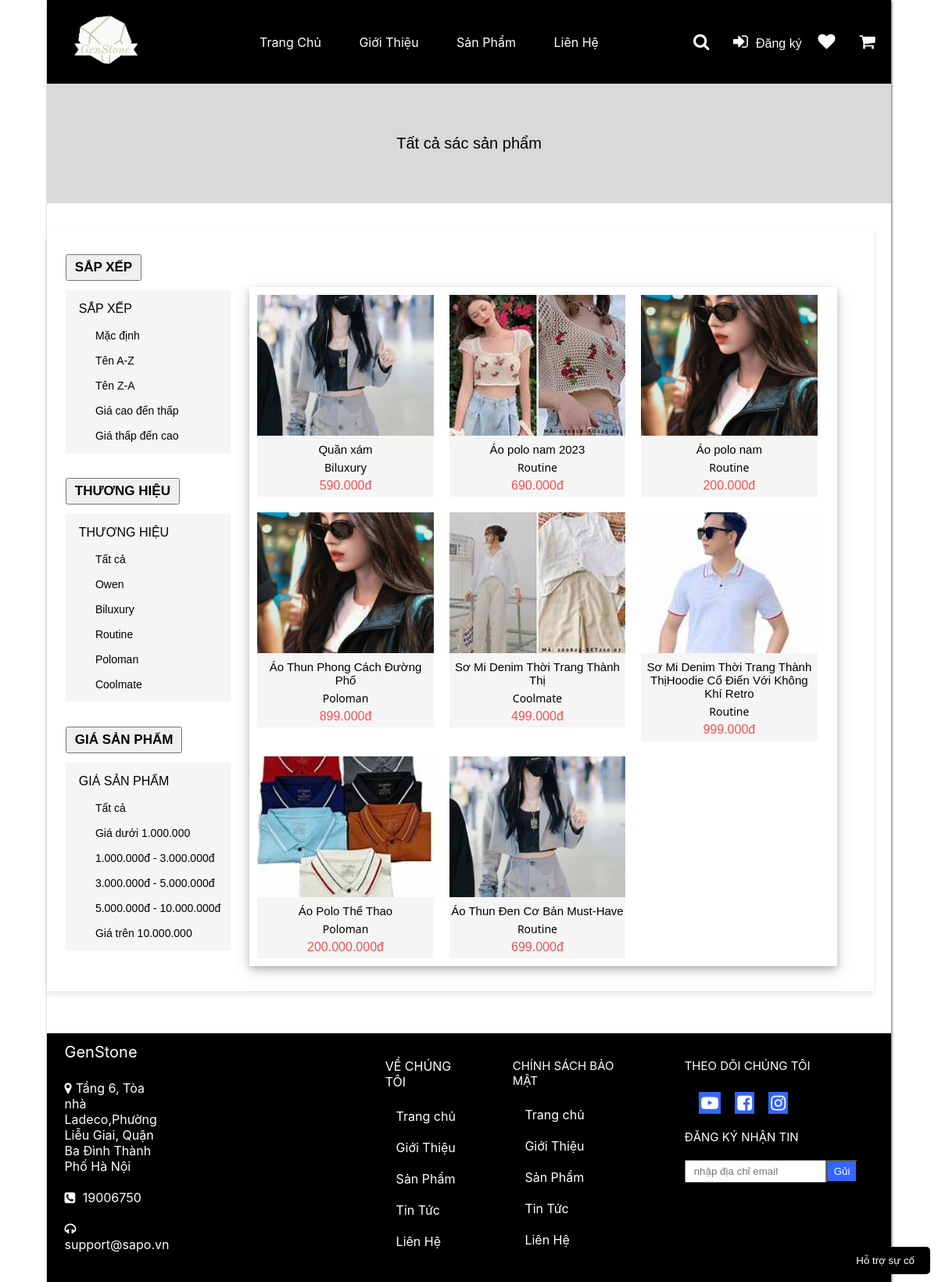
/products.php, run on the app's committed database.
### tables this page shows
CREATE TABLE `product` (
  `ProductID` int(11) NOT NULL,
  `Ma_SanPham` varchar(20) NOT NULL,
  `ProductName` varchar(250) NOT NULL,
  `ProductDescription` varchar(250) NOT NULL,
  `Price` decimal(10,0) NOT NULL,
  `PriceSale` decimal(10,0) NOT NULL,
  `Quantity` int(11) NOT NULL,
  `TypeID` int(11) NOT NULL,
  `BrandID` int(11) NOT NULL,
  `ImgProduct` varchar(250) NOT NULL,
  `status` int(11) NOT NULL DEFAULT 1
);

CREATE TABLE `brands` (
  `BrandID` int(11) NOT NULL,
  `BranName` varchar(250) NOT NULL
);

### right.php (the view, shortened to what this page needs)
<?php
include 'connectDB.php';
$sql = $conn->query("SELECT product.*, brands.BranName
                     FROM product
                     INNER JOIN brands ON product.BrandID = brands.BrandID
                     LIMIT 9");
?>
<div class="right" >
<?php
    if(isset($_SESSION["inforloginnow"]["email"]) && $_SESSION["inforloginnow"]["email"] === "admin@gmail.com"){
        echo '<div class="container">';
        while ($row = $sql->fetch_assoc()) {
            echo '
                <div class="inner-container">
                    <div class="inner-box">
                        <a href="detail_product.php?Model=sanpham_admin">
                        <img src="' . $row["ImgProduct"] . '" alt="" style="width: 100%; height: 180px;"><br>
                        <p class="tsp" style="font-size: 15px;">' . $row["ProductName"] . '</p>
                        <p class="thieu">' . $row["BranName"] . '</p>
                        <p class="giasp" style="color: #F45050;">' . number_format($row["Price"],0,',','.').'đ' . '</p>
                    </div>
                </div>';
        }
        echo '</div>';
    }else{
        echo '<div class="container">';
        while ($row = $sql->fetch_assoc()) {
            echo '
                <div class="inner-container">
                    <div class="inner-box">
                        <a href="detail_product.php?Model=sanpham&ProductID=' . $row["ProductID"] . '">
                        <img src="' . $row["ImgProduct"] . '" alt="" style="width: 100%; height: 180px;"><br>
                        <p class="tsp" style="font-size: 15px;">' . $row["ProductName"] . '</p>
                        <p class="thieu">' . $row["BranName"] . '</p>
                        <p class="giasp" style="color: #F45050;">' . number_format($row["Price"],0,',','.').'đ' . '</p>
                    </div>
                </div>';
        }
        echo '</div>';
    }
?>
</div>

### products.php (shortened to what this page needs)
<!DOCTYPE html>
<html lang="en">
<head>
    <link rel="stylesheet" href="font-awesome-4.7.0/css/font-awesome.css">
    <link rel="stylesheet" href="font-awesome-4.7.0/css/font-awesome.min.css">
    <link rel="stylesheet" href="css/chung.css">
    <link rel="stylesheet" href="css/product.css">
</head>
<body>
    <div class="khung_account" style="width: 90%;">
    <?php include 'header.php'; ?>
        <div class="khoi_chung_dn_dk">
                <p>Tất cả sác sản phẩm</p>
        </div>
       <div class="div_than_trang">
       <?php include 'left.php';?>
       <?php include 'right.php';?>
        </div>
        <button id="myButton"  >Hỗ trợ sự cố</button>
        <?php include 'footer.php';?>
    </div>
</body>
</html>

### header.php (shortened to what this page needs)
<div class="header">
            <div class="imp_hd" style="width: 15%;max-height: 10%;">
                <img src="img_sp/GS.png" alt="Logo" style="width: 90px;height: 100%; margin-left: 20px;" >
            </div>
            <div style="width: 56%; padding-right: 8%;">
                <ul class="menu_header">
                    <li><a href="trangchu.php">Trang Chủ</a></li>
                    <li><a href="?Model=gioithieu">Giới Thiệu </a></li>
                    <li><a href="?Model=product">Sản Phẩm</a></li>
                    <li><a href="?Model=infor">Liên Hệ</a></li>
                </ul>
            </div>
            <?php
            if (isset($_SESSION["inforloginnow"]) &&
            isset($_SESSION["inforloginnow"]["email"]) && $_SESSION["inforloginnow"]["email"] !== "admin@gmail.com"
            ) {
                echo '
                <div style="width: 26%">
                    <ul class="icon_header">
                        <li><i class="fa fa-search" aria-hidden="true" style="font-size: 22px; margin-right: 10px;"></i></li>
                        <li><a href="?Model=login"><i class="fa fa-sign-in" aria-hidden="true" style="font-size: 22px; margin-right: 10px;  font-family: "Source Sans Pro", sans-serif;"></i>Log out</a></li>
                        <li><i class="fa fa-heart" aria-hidden="true" style="font-size: 22px; margin-right: 10px;"></i></li>
                        <li><a href="?Model=cart"><i class="fa fa-shopping-cart" aria-hidden="true" style="font-size: 22px; margin-right: 10px;"></i></a></li>
                    </ul>
                </div>
                ';
            }
             else {
                echo '
                <div style="width: 26%">
                    <ul class="icon_header">
                        <li><i class="fa fa-search" aria-hidden="true" style="font-size: 22px; margin-right: 10px;"></i></li>
                        <li><i class="fa fa-sign-in" aria-hidden="true" style="font-size: 22px; margin-right: 10px;"></i><a href="rigister.php">Đăng ký</a></li>
                        <li><i class="fa fa-heart" aria-hidden="true" style="font-size: 22px; margin-right: 10px;"></i></li>
                        <li><a href="?Model=cart"><i class="fa fa-shopping-cart" aria-hidden="true" style="font-size: 22px; margin-right: 10px;"></i></a></li>
                    </ul>
                </div>
                ';
            }
            ?>
        </div>

### left.php
<div class="left">
            <button style="padding: 5px 10px;  font-family: 'Source Sans Pro', sans-serif;
            font-weight: bold;
            font-size: 17px; margin-bottom: 6%;">SẮP XẾP</button>
               <div class="div_left">
                    <p>SẮP XẾP</p>
                         <ul>
                         <li><a href="">Mặc định</a></li>
                         <li><a href="">Tên A-Z</a></li>
                         <li><a href="">Tên Z-A</a></li>
                         <li><a href="">Giá cao đến thấp</a></li>
                         <li><a href="">Giá thấp đến cao</a></li>
                    </ul>
               </div>
               <button style="padding: 5px 10px;  font-family: 'Source Sans Pro', sans-serif;
            font-weight: bold;
            font-size: 17px; margin-bottom: 6%;margin-top: 15%;">THƯƠNG HIỆU</button>
               <div class="div_left">
                    <p>THƯƠNG HIỆU</p>
                         <ul>
                         <li><a href="">Tất cả</a></li>
                         <li><a href="">Owen</a></li>
                         <li><a href="">Biluxury</a></li>
                         <li><a href="">Routine</a></li>
                         <li><a href="">Poloman</a></li>
                         <li><a href="">Coolmate</a></li>
                    </ul>
               </div>
               <button style="padding: 5px 10px;  font-family: 'Source Sans Pro', sans-serif;
            font-weight: bold;
            font-size: 17px; margin-bottom: 6%; margin-top: 15%;">GIÁ SẢN PHẨM</button>
               <div class="div_left">
                    <p>GIÁ SẢN PHẨM</p>
                         <ul>
                         <li><a href="">Tất cả</a></li>
                         <li><a href="">Giá dưới 1.000.000</a></li>
                         <li><a href="">1.000.000đ - 3.000.000đ</a></li>
                         <li><a href="">3.000.000đ - 5.000.000đ</a></li>
                         <li><a href="">5.000.000đ - 10.000.000đ</a></li>
                         <li><a href="">Giá trên 10.000.000</a></li>
                    </ul>
               </div>
           </div>

### footer.php
<div class="khung_ft">
            <div class="footer">
                <div class="ft_x" style="width: 30%;">
                    <p class="tt_ft" style="font-size: 20px;">GenStone</p>
                    <div class="myDiv"></div>
                    <br>
                    <div>
                         <i class="fa fa-map-marker" aria-hidden="true" style="margin-right: 5px; font-size: 16px;"></i><span>Tầng 6,
                            Tòa nhà Ladeco,Phường Liễu Giai,
                            Quận Ba Đình Thành Phố Hà Nội
                        </span><br><br>
                        <i class="fa fa-phone-square" aria-hidden="true" style="margin-right: 5px; font-size: 16px;"></i>
                        <span>19006750</span><br><br>
                        <i class="fa fa-headphones" aria-hidden="true" style="margin-right: 5px; font-size: 16px;"></i>
                        <span>support@sapo.vn</span><br>
                    </div>
                </div>
                <div class="ft_x" style="width: 14%;">
                    <p class="tt_ft">VỀ CHÚNG TÔI</p>
                        <div class="myDiv" style="width: 100%;"></div>
                    <br>
                    <div class="content_ft">
                        <a href="">Trang chủ</a><br><br>
                        <a href="">Giới Thiệu</a><br><br>
                        <a href="">Sản Phẩm</a><br><br>
                        <a href="">Tin Tức</a><br><br>
                        <a href="">Liên Hệ</a>
                    </div>
                </div>
                <div class="ft_x">
                    <p class="tt_ft" >CHÍNH SÁCH BẢO MẬT</p>
                        <div class="myDiv" style="width: 100%;"></div>
                    <br>
                    <div style="margin-left: 10%;">
                        <a href="">Trang chủ</a><br><br>
                        <a href="">Giới Thiệu</a><br><br>
                        <a href="">Sản Phẩm</a><br><br>
                        <a href="">Tin Tức</a><br><br>
                        <a href="">Liên Hệ</a>
                    </div>
                </div>
                <div class="ft_x">
                    <p class="tt_ft">THEO DÕI CHÚNG TÔI</p>
                    <div class="myDiv" style="width: 78%;"></div>
                    <br>
                    <div class="div_lh" >
                        <div class="icon_lh"><i class="fa fa-youtube-play" aria-hidden="true"></i></div>
                        <div class="icon_lh"><i class="fa fa-facebook-square" aria-hidden="true"></i></div>
                        <div class="icon_lh"><i class="fa fa-instagram" aria-hidden="true"></i></div>
                    </div>
                    <br>
                    <p>ĐĂNG KÝ NHẬN TIN</p><br>
                    <div style="display: flex;">
                        <input type="email" name="email_send" id="email_send" placeholder="nhập địa chỉ email"
                        style="text-indent: 10px; "><button name="send" id="send">Gủi</button>
                    </div>
                </div>
            </div>
        </div>

### css/chung.css (style rules this page uses)
* { margin: 0; padding: 0; }
a { text-decoration: none; color: #FFFFFF; }
ul { list-style-type: none; }
input { padding: 5px 0px; }
.khung_account { width: 70%; margin: auto; box-shadow: 1px 1px 3px rgba(0, 0, 0, 0.5); }
.header { max-height: 10%; display: flex; align-items: center; justify-content: space-evenly; width: 100%; background-color: #000000; color: #FFFFFF; padding: 1% 0%; z-index: 1000; }
.imp_hd { width: 20%; margin-left: 1%; }
.imp_hd>img { width: 100%; height: 3%; }
.menu_header { display: flex; padding-left: 15%; justify-content: space-around; font-size: 16px; }
.menu_header>li { font-family: -apple-system, BlinkMacSystemFont, "Segoe UI", Roboto, "Helvetica Neue", Arial, "Noto Sans", "Liberation Sans", sans-serif, "Apple Color Emoji", "Segoe UI Emoji", "Segoe UI Symbol", "Noto Color Emoji"; color: #FFFFFF; }
.icon_header { display: flex; justify-content: space-around; font-size: 16px; font-family: "Source Sans Pro", sans-serif; }
.khoi_chung_dn_dk { width: 100%; height: 8%; background-color: #D9D9D9; }
.khung_account { width: 70%; margin: auto; box-shadow: 1px 1px 3px rgba(0, 0, 0, 0.6); }
.header { display: flex; align-items: center; justify-content: space-evenly; width: 100%; background-color: #000000; color: #FFFFFF; z-index: 1000; }
.imp_hd { width: 10%; margin-left: 1%; }
.icon_header { display: flex; justify-content: space-around; font-size: 16px; }
.khoi_chung_dn_dk>p { font-family: 'Source Sans Pro', sans-serif; font-size: 20px; padding: 6% 0%; font-weight: 400; text-align: center; }
.khung_ft { width: 100%; background-color: hsl(0, 0%, 0%); }
.footer { width: 98%; margin: auto; display: flex; justify-content: space-around; padding-bottom: 5%; color: #ffffff; margin-top: 5%; font-family: -apple-system,BlinkMacSystemFont,"Segoe UI",Roboto,"Helvetica Neue",Arial,"Noto Sans","Liberation Sans",sans-serif,"Apple Color Emoji","Segoe UI Emoji","Segoe UI Symbol","Noto Color Emoji"; }
.ft_x { width: 22%; height: 200px; font-family: 500; margin: 3%; }
.ft_x>p { font-size: 15px; font-family: -apple-system,BlinkMacSystemFont,"Segoe UI",Roboto,"Helvetica Neue",Arial,"Noto Sans","Liberation Sans",sans-serif,"Apple Color Emoji","Segoe UI Emoji","Segoe UI Symbol","Noto Color Emoji"; }
.content_ft { margin-left: 14%; }
.div_lh { width: 68%; display: flex; justify-content: space-evenly; }
.icon_lh { background-color: #3366FF; }
.icon_lh>i { font-size: 22px; padding: 3px; cursor: pointer; }
#send { background-color: #3366FF; color: #FFFFFF; padding: 5px 8px; }
#myButton { position: fixed; bottom: 10px; right: 10px; z-index: 999; padding: 10px 20px; background-color: #000000; color: #FFFFFF; border: none; border-radius: 5px; cursor: pointer; cursor: pointer; }
.myDiv { width: 40%; height: 2%; border-radius: 10px; animation: colorChange 1s infinite; }

### css/product.css (style rules this page uses)
.div_than_trang { width: 98%; display: flex; justify-content: space-evenly; margin-top: 3%; box-shadow: 0 4px 8px rgba(1, 0, 0, 0.1); padding: 3% 0%; }
.left { width: 20%; }
.div_left { background-color: #F5F5F5; font-family: 'Source Sans Pro', sans-serif; padding: 3% 0%; }
.div_left>p { margin-top: 4%; margin-bottom: 4%; margin-left: 8%; font-weight: 500; font-size: 16px; }
.div_left>ul { margin-left: 18%; }
.div_left>ul>li { line-height: 2; }
.div_left>ul>li>a { color: black; font-size: 14px; font-family: Arial, Helvetica, sans-serif; }
.right { margin-top: 4%; width: 71%; box-shadow: 0 4px 8px rgba(0, 0, 1, 0.2), 0 6px 20px rgba(0, 1, 0, 0.15); }
.inner-container { width: 30%; background-color: #F5F5F5; float: left; margin: 10px 10px; box-sizing: border-box; }
.inner-box { text-align: center; }
.inner-box img { width: 100%; height: 100%; object-fit: cover; }
.inner-box p { margin: 5px 0; color: black; }
.tsp { font-size: 15px; font-family: 'Source Sans Pro', sans-serif; font-weight: 500; }
.thieu { font-size: 14px; font-family: 'Segoe UI', Tahoma, Geneva, Verdana, sans-serif; font-weight: 400; }
.giasp { color: #FF0000; font-size: 16px; font-family: 'Source Sans Pro', sans-serif; }

### data on the page
product: ImgProduct (picture), ProductName "Quần xám", BrandID.BranName "Biluxury", Price "590.000"
product: ImgProduct (picture), ProductName "Áo polo nam 2023", BrandID.BranName "Routine", Price "690.000"
product: ImgProduct (picture), ProductName "Áo polo nam", BrandID.BranName "Routine", Price "200.000"
product: ImgProduct (picture), ProductName "Áo Thun Phong Cách Đường Phố", BrandID.BranName "Poloman", Price "899.000"
product: ImgProduct (picture), ProductName "Sơ Mi Denim Thời Trang Thành Thị", BrandID.BranName "Coolmate", Price "499.000"
product: ImgProduct (picture), ProductName "Sơ Mi Denim Thời Trang Thành ThịHoodie Cổ Điển Với Không Khí Retro", BrandID.BranName "Routine", Price "999.000"
product: ImgProduct (picture), ProductName "Áo Polo Thể Thao", BrandID.BranName "Poloman", Price "200.000.000"
product: ImgProduct (picture), ProductName "Áo Thun Đen Cơ Bản Must-Have", BrandID.BranName "Routine", Price "699.000"
